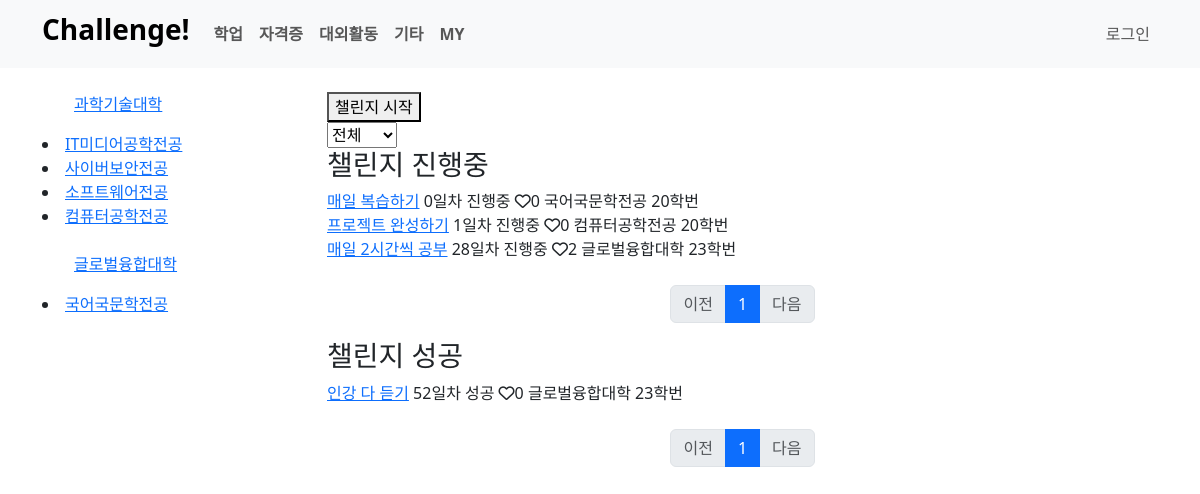
The page /board/학업/ on the database as committed earlier.
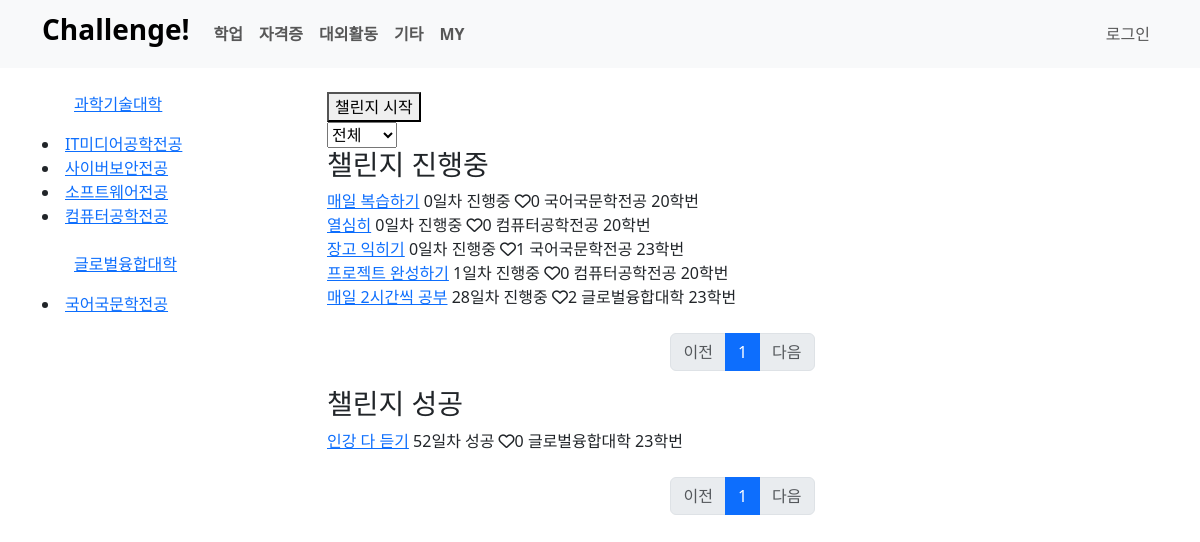
The same page on the database as committed later.
### board/models.py (models this page shows)
class Category(models.Model):
    name = models.CharField(max_length=20)
    slug = models.SlugField(max_length=50, unique=True, allow_unicode=True)
    def __str__(self):
        return self.name
    def get_absolute_url(self):
        return f'/board/{self.slug}'
    class Meta:
        verbose_name_plural = 'Categories'

class College(models.Model):
    name = models.CharField(max_length=30)
    slug = models.SlugField(max_length=50, unique=True, allow_unicode=True)
    def __str__(self):
        return self.name

class Major(models.Model):
    name = models.CharField(max_length=30)
    slug = models.SlugField(max_length=50, unique=True, allow_unicode=True)
    college = models.ForeignKey(College, on_delete=models.CASCADE)
    def __str__(self):
        return self.name

class Challenge(models.Model):
    title = models.CharField(max_length=100)
    memo = models.TextField(null=True, blank=True)
    start_date = models.DateField(auto_now_add=True)
    end_date = models.DateField(blank=True, null=True)
    user = models.ForeignKey(User, on_delete=models.CASCADE)
    STATUS_CHOICES = (("0", "진행중"), ("1", "성공"), ("2", "실패"))
    status = models.CharField(max_length=5, choices=STATUS_CHOICES, default=0)
    category = models.ForeignKey(Category, on_delete=models.SET_NULL, null=True)
    like_users = models.ManyToManyField(User, blank=True, related_name='like_challenge')
    def __str__(self):
        return f'{self.title}'
    def get_absolute_url(self):
        return f'/board/{self.pk}/'
    def get_day(self):
        if (self.status=="0"):
            day = date.today()-self.start_date
        else:
            day = self.end_date-self.start_date
        return day.days
    def get_user_name(self):
        if self.user.major:
            return f'{self.user.major} {self.user.number}'
        else:
            return f'{self.user.college} {self.user.number}'

class User(AbstractUser):
    number = models.ForeignKey(Number, on_delete=models.SET_NULL, null=True)
    college = models.ForeignKey(College, on_delete=models.SET_NULL, null=True)
    major = models.ForeignKey(Major, on_delete=models.SET_NULL, null=True, blank=True)

class Number(models.Model):
    number = models.CharField(max_length=20)
    def __str__(self):
        return self.number

### board/views.py (the view)
# urls.py: path('<str:slug_category>/', views.challenge_list),
def challenge_list(request, slug_category):
    category = Category.objects.get(slug=slug_category)
    challenge_keep_list = Challenge.objects.filter(category=category).filter(status="0").order_by('-start_date')
    challenge_success_list = Challenge.objects.filter(category=category).filter(status="1").order_by('-start_date')
    page = request.GET.get("page", "1")
    paginator_keep = Paginator(challenge_keep_list, 10)
    paginator_success = Paginator(challenge_success_list, 10)
    page_keep = paginator_keep.get_page(page)
    page_success = paginator_success.get_page(page)
    return render(request, 'board/challenge_list.html', {
        'challenge_keep_list': page_keep,
        'challenge_success_list': page_success,
        'categories': Category.objects.all(),
        'colleges': College.objects.all(),
        'majors': Major.objects.all().order_by('name'),
        'numbers': Number.objects.all().order_by('number')
    })

### board/templates/board/challenge_list.html (shortened to what this page needs)
{% extends 'board/base.html' %}
{% block main_area %}
<div class="col-3">
    {% for c in colleges %}
    <ul><a href="major/{{c.slug}}">{{c}}</a></ul>
        {% for m in majors %}
            {% if m.college == c %}
            <li><a href="major/{{m.slug}}">{{m}}</a></li>
            {% endif %}
        {% endfor %}<br>
    {% endfor %}
</div>
<div class="col-9">
<button type="button" onclick="checkLogin()">챌린지 시작</button><br>
    <select onchange="location.href=this.value">
        <option value="#">전체</option>
    </select>
    <h3>챌린지 진행중</h3>
    {% for l in challenge_keep_list %}
    <a href={{l.get_absolute_url}}>{{l}}</a> {{l.get_day}}일차 진행중 <i class="fa-regular fa-heart"></i>{{l.like_users.count}} {{l.get_user_name}}<br>
    {% endfor %}
    <br>
    {% include 'board/pagination_keep.html' %}
    <h3>챌린지 성공</h3>
    {% for l in challenge_success_list %}
    <a href={{l.get_absolute_url}}>{{l}}</a> {{l.get_day}}일차 성공 <i class="fa-regular fa-heart"></i>{{l.like_users.count}} {{l.get_user_name}}<br>
    {% endfor %}
    <br>
    {% include 'board/pagination_success.html' %}
</div>
{% endblock %}

### board/templates/board/base.html (shortened to what this page needs)
<!DOCTYPE html>
{% load static %}
<html lang="ko">
<head>
    <link href="{% static 'board/bootstrap/bootstrap.min.css' %}" rel="stylesheet" type="text/css" media="screen">
    <link href="{% static 'board/css/challenge_new.css' %}" rel="stylesheet" type="text/css" media="screen">
</head>
<body>
    {% include 'board/menubar.html' %}
    <br>
    <div class="container">
        <div class="row">
            {% block main_area %}
            {% endblock %}
        </div>
    </div>
</body>
</html>

### board/templates/board/menubar.html
<nav class="navbar navbar-expand-sm navbar-light bg-light">
    <div class="container">
        {% if user.is_authenticated %}
        <a class="navbar-brand" href="{% url 'user:main' %}"><h3 class="fw-bolder">Challenge! {{user.username}}</h3></a>
        {% else %}
        <a class="navbar-brand" href="{% url 'user:main' %}"><h3 class="fw-bolder">Challenge!</h3></a>
        {% endif %}
        <div class="collapse navbar-collapse justify-content-between align-items.center w-100">
            <ul class="navbar-nav ml-10 text-md-center text-left">
                {% for c in categories %}
                <li class="nav-item">
                    <a class="nav-link" href={{c.get_absolute_url}}><b>{{c}}</b></a>
                </li>
                {% endfor %}
                <li class="nav-item">
                    <a class="nav-link" href="http://127.0.0.1:8000/auth/{{request.user}}/"><b>MY</b></a>
                </li>
            </ul>
            <ul class="navbar-nav flex-row justify-content-md-center justify-content-start flex-nowrap">
                <li class="nav-item">
                {% if user.is_authenticated %}
                    <a class="nav-link" href="{% url 'user:logout' %}">로그아웃</a>
                {% else %}
                    <a class="nav-link" href="{% url 'user:login' %}">로그인</a>
                {% endif %}
                </li>
            </ul>
        </div>
    </div>
</nav>

### board/templates/board/pagination_keep.html
<ul class="pagination justify-content-center">
        {% if challenge_keep_list.has_previous %}
        <li class="page-item">
            <a class="page-link" href="?page={{challenge_keep_list.previous_page_number}}">
                이전
            </a>
        </li>
        {% else %}
        <li class="page-item disabled">
            <a class="page-link" tabindex="-1" aria-disabled="true" href="#">
                이전
            </a>
        </li>
        {% endif %}
        {% for page_number in challenge_keep_list.paginator.page_range %}
            {% if page_number == challenge_keep_list.number %}
            <li class="page-item active" aria-current="page">
                <a class="page-link" href="?page={{page_number}}">
                    {{page_number}}
                </a>
            </li>
            {% else %}
            <li class="page-item">
                <a class="page-link" href="?page={{page_number}}">
                    {{page_number}}
                </a>
            </li>
            {% endif %}
        {% endfor %}
        {% if challenge_keep_list.has_next %}
        <li class="page-item">
            <a class="page-link" href="?page={{challenge_keep_list.next_page_number}}">
                다음
            </a>
        </li>
        {% else %}
        <li class="page-item disabled">
            <a class="page-link" tabindex="-1" aria-disabled="true" href="#">
                다음
            </a>
        </li>
        {% endif %}
    </ul>

### board/templates/board/pagination_success.html
<ul class="pagination justify-content-center">
        {% if challenge_success_list.has_previous %}
        <li class="page-item">
            <a class="page-link" href="?page={{challenge_success_list.previous_page_number}}">
                이전
            </a>
        </li>
        {% else %}
        <li class="page-item disabled">
            <a class="page-link" tabindex="-1" aria-disabled="true" href="#">
                이전
            </a>
        </li>
        {% endif %}
        {% for page_number in challenge_success_list.paginator.page_range %}
            {% if page_number == challenge_success_list.number %}
            <li class="page-item active" aria-current="page">
                <a class="page-link" href="?page={{page_number}}">
                    {{page_number}}
                </a>
            </li>
            {% else %}
            <li class="page-item">
                <a class="page-link" href="?page={{page_number}}">
                    {{page_number}}
                </a>
            </li>
            {% endif %}
        {% endfor %}
        {% if challenge_success_list.has_next %}
        <li class="page-item">
            <a class="page-link" href="?page={{challenge_success_list.next_page_number}}">
                다음
            </a>
        </li>
        {% else %}
        <li class="page-item disabled">
            <a class="page-link" tabindex="-1" aria-disabled="true" href="#">
                다음
            </a>
        </li>
        {% endif %}
    </ul>

Rows that differ between the two databases and show on the page:
added Challenge: title "열심히", get_day "0", like_users.count "0", get_user_name "컴퓨터공학전공 20학번", shown under "챌린지 진행중"
added Challenge: title "장고 익히기", get_day "0", like_users.count "1", get_user_name "국어국문학전공 23학번", shown under "챌린지 진행중"
